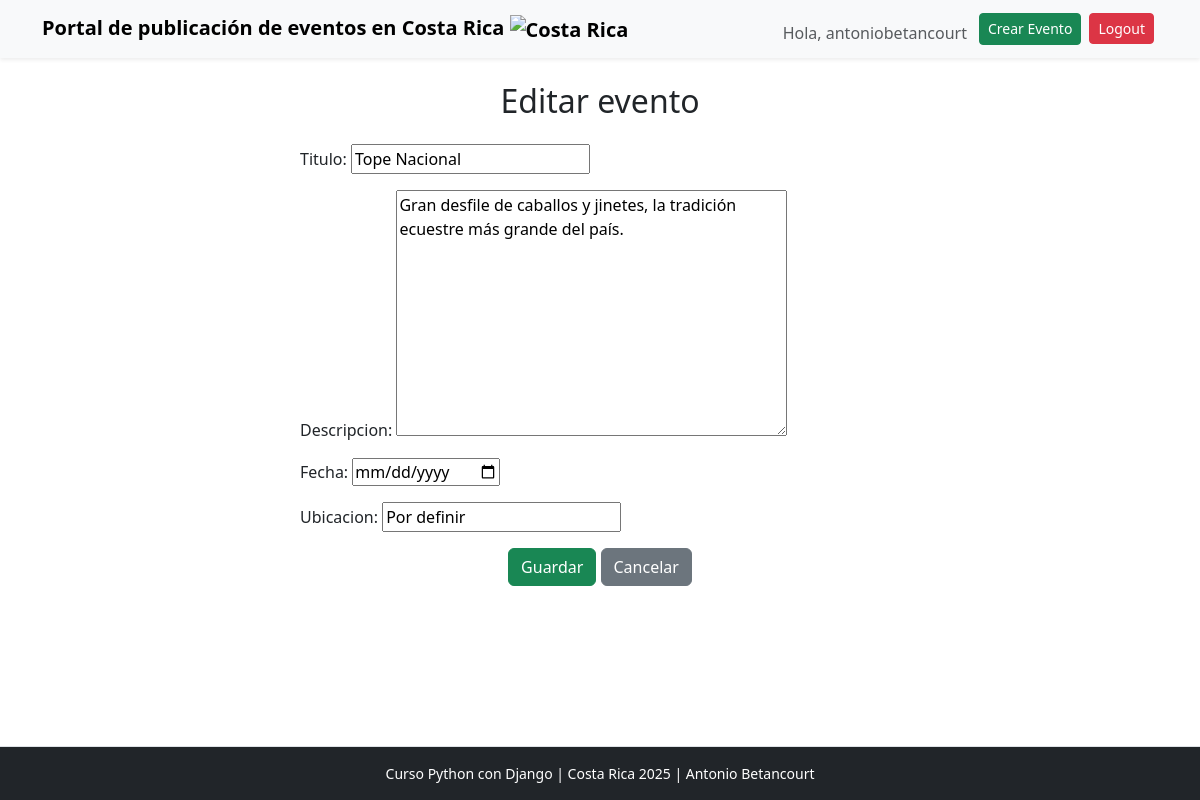
/editar/17/ (signed in), run on the app's committed database.
### eventos_app/models.py (models this page shows, shortened)
class Evento(models.Model):
    titulo = models.CharField(max_length=200)
    descripcion = models.TextField()
    fecha = models.DateField()
    ubicacion = models.CharField(max_length=200)
    creado_por = models.ForeignKey(User, on_delete=models.CASCADE, related_name='eventos')
    creado_en = models.DateTimeField(auto_now_add=True)

### eventos_app/views.py (the view)
# urls.py: path('editar/<int:pk>/', views.editar_evento, name='editar'),
@login_required
def editar_evento(request, pk):
    evento = get_object_or_404(Evento, pk=pk)
    if evento.creado_por != request.user and not request.user.is_staff:
        messages.error(request, 'Usted no tiene permiso para editar este evento.')
        return redirect('eventos_app:detalle', pk=pk)
    if request.method == 'POST':
        form = EventoForm(request.POST, instance=evento)
        if form.is_valid():
            form.save()
            messages.success(request, 'Evento actualizado correctamente.')
            return redirect('eventos_app:detalle', pk=pk)
    else:
        form = EventoForm(instance=evento)
    return render(request, 'eventos_app/evento_form.html', {'form': form})

### eventos_app/forms.py
class EventoForm(forms.ModelForm):
    class Meta:
        model = Evento
        fields = ['titulo', 'descripcion', 'fecha', 'ubicacion']
        widgets = {
            'fecha': forms.DateInput(attrs={'type': 'date'}),
        }

### eventos_app/templates/eventos_app/evento_form.html (shortened to what this page needs)
{% extends 'eventos_app/base.html' %}
{% block content %}
<h2 class="mb-4 text-center">{% if form.instance.pk %}Editar evento{% else %}Crear nuevo evento{% endif %}</h2>
<form method="POST" class="mx-auto" style="max-width:600px;">
  {{ form.as_p }}
  <div class="text-center mt-3">
    <button type="submit" class="btn btn-success">Guardar</button>
    <a href="{% url 'eventos_app:index' %}" class="btn btn-secondary">Cancelar</a>
  </div>
</form>
{% endblock %}

### eventos_app/templates/eventos_app/base.html (shortened to what this page needs)
<!doctype html>
<html lang="es">
<head >
  <link href="https://cdn.jsdelivr.net/npm/bootstrap@5.3.0/dist/css/bootstrap.min.css" rel="stylesheet">
</head>
<body>
  <nav class="navbar navbar-expand-lg navbar-light bg-light shadow-sm">
    <div class="container">
      <a class="navbar-brand fw-bold" href="{% url 'eventos_app:index' %}">Portal de publicación de eventos en Costa Rica <img src="https://flagcdn.com/w20/cr.png" alt="Costa Rica" width="25" height="18" class="me-2"></a>
      <div class="d-flex">
        {% if user.is_authenticated %}
          <span class="me-2 mt-2 text-muted">Hola, {{ user.username }}</span>
          <a href="{% url 'eventos_app:crear' %}" class="btn btn-success btn-sm mx-1">Crear Evento</a>
          <form id="logout-form" action="{% url 'eventos_app:logout' %}" method="post" class="d-inline">
            <button type="submit" class="btn btn-danger btn-sm mx-1">Logout</button>
          </form>
        {% else %}
          <a href="{% url 'eventos_app:login' %}" class="btn btn-primary btn-sm mx-1">Login</a>
          <a href="{% url 'eventos_app:registro' %}" class="btn btn-outline-primary btn-sm mx-1">Registro</a>
        {% endif %}
      </div>
    </div>
  </nav>
  <main class="container mt-4">
    {% block content %}{% endblock %}
  </main>
  <footer class="bg-dark text-white text-center py-3 mt-auto border-top">
    <p class="mb-0 small">
      Curso Python con Django | Costa Rica 2025 | Antonio Betancourt
    </p>
  </footer>
</body>
</html>

### eventos_app/templates/eventos_app/base.html (style rules this page uses)
html, body { height: 100%; }
body { display: flex; flex-direction: column; min-height: 100vh; }
main { flex: 1; }

### data on the page
Evento: titulo "Tope Nacional", descripcion "Gran desfile de caballos y jinetes, la tradición ecuestre más grande del país.", ubicacion "Por definir"

### other printed values
{{ user.username }} "antoniobetancourt"
